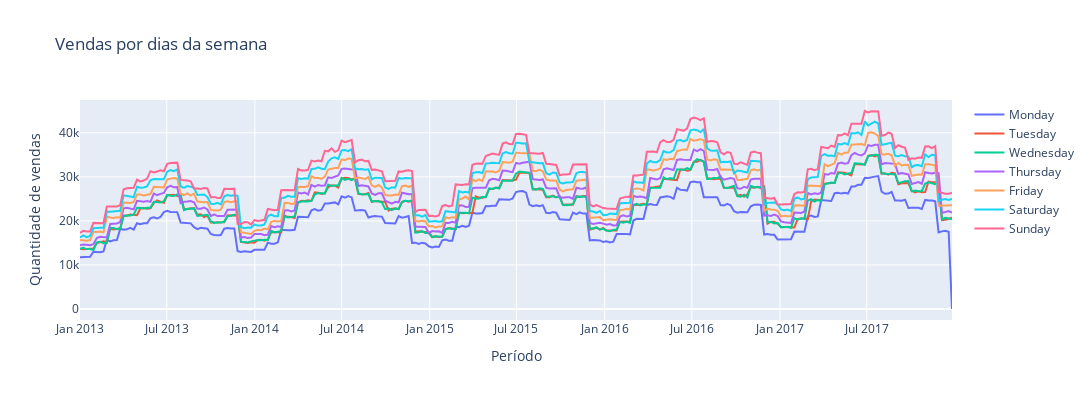

Write notebook code for a chart like this one.
### Code cell
fig = go.Figure()

for column in df_dow:
    fig.add_trace(go.Scatter(
        x=df_dow.index,
        y=df_dow[column],
        name=column
    ))

fig.update_layout(
    title='<span>Vendas por dias da semana</span>', 
    autosize=False,
    width=1250,
    height=400,
    xaxis=dict(title='<span>Período</span>'),
    yaxis=dict(title='<span>Quantidade de vendas</span>')
)
fig.show()

### Figure 1 — Plotly figure (JSON) as saved in the notebook; plotly's stock layout.template omitted (floating-point values rounded to 4 significant figures; data arrays with more than 128 entries replaced by an {"elided": "..."} marker saying what was removed)
{"data": [{"name": "Monday", "type": "scatter", "x": {"elided": "261 str values"}, "y": {"elided": "261 int values"}}, {"name": "Tuesday", "type": "scatter", "x": {"elided": "261 str values"}, "y": {"elided": "261 int values"}}, {"name": "Wednesday", "type": "scatter", "x": {"elided": "261 str values"}, "y": {"elided": "261 int values"}}, {"name": "Thursday", "type": "scatter", "x": {"elided": "261 str values"}, "y": {"elided": "261 int values"}}, {"name": "Friday", "type": "scatter", "x": {"elided": "261 str values"}, "y": {"elided": "261 int values"}}, {"name": "Saturday", "type": "scatter", "x": {"elided": "261 str values"}, "y": {"elided": "261 int values"}}, {"name": "Sunday", "type": "scatter", "x": {"elided": "261 str values"}, "y": {"elided": "261 int values"}}], "layout": {"autosize": false, "height": 400, "title": {"text": "<span>Vendas por dias da semana</span>"}, "width": 1250, "xaxis": {"title": {"text": "<span>Período</span>"}}, "yaxis": {"title": {"text": "<span>Quantidade de vendas</span>"}}}}
